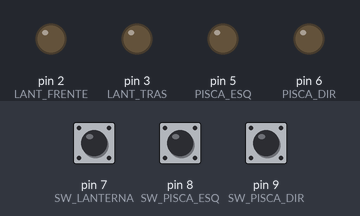
Recording of a sketch running on a simulated Arduino Uno, built with avr-gcc and run on an emulated ATmega328P. Parts: output pins drawn as LEDs (lit = HIGH). Dashed ring = blinking. Inputs (shaded band) come from the test bench; at power-on: pin 8 (SW_PISCA_ESQ) HIGH, pin 9 (SW_PISCA_DIR) HIGH, pin 7 (SW_LANTERNA) HIGH.

Above: at 1.2 s.
1.3 s: pin 8 (SW_PISCA_ESQ) pulled LOW for 3.2 s
At 1.9 s:
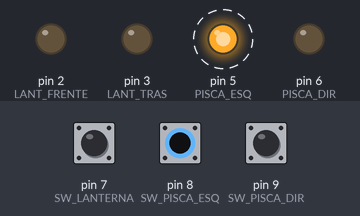
6.0 s: pin 9 (SW_PISCA_DIR) pulled LOW for 1 s
At 6.75 s:
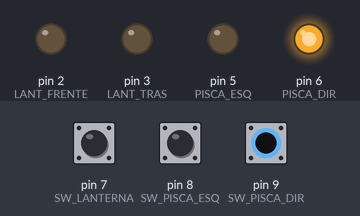
8.5 s: pin 7 (SW_LANTERNA) pulled LOW for 0.15 s
At 8.57 s:
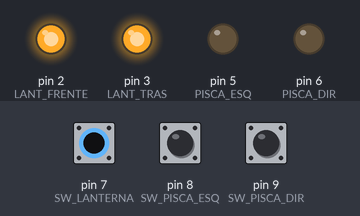
10.1 s: pin 7 (SW_LANTERNA) pulled LOW for 3.2 s
At 14.5 s:
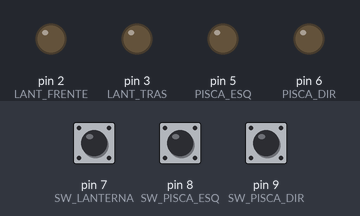
14.8 s: pin 9 (SW_PISCA_DIR) pulled LOW for 3.2 s
At 15.75 s:
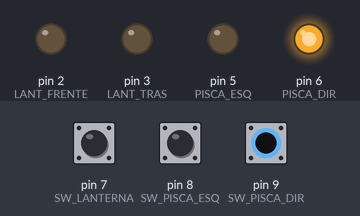
19.5 s: pin 7 (SW_LANTERNA) driven LOW and pin 8 (SW_PISCA_ESQ) driven LOW
At 19.9 s:
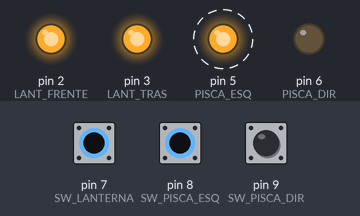
Timing chart, 0 to 23.5 s (numbered marks = the images above; inputs shaded):
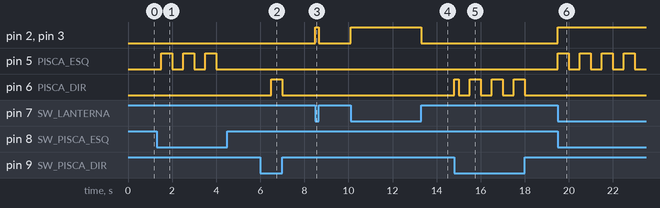

The sketch:

fusca.ino
```cpp
// ================= PINOS =================
#define LANT_FRENTE   2
#define LANT_TRAS     3
#define PISCA_ESQ     5
#define PISCA_DIR     6

#define SW_LANTERNA   7
#define SW_PISCA_ESQ  8
#define SW_PISCA_DIR  9

// ============== CONFIG ===================
unsigned long tempoPisca = 500; // ms
unsigned long ultimoPisca = 0;
bool estadoPisca = false;

void setup() {
  // Saídas
  pinMode(LANT_FRENTE, OUTPUT);
  pinMode(LANT_TRAS, OUTPUT);
  pinMode(PISCA_ESQ, OUTPUT);
  pinMode(PISCA_DIR, OUTPUT);

  // Entradas (interruptores)
  pinMode(SW_LANTERNA, INPUT_PULLUP);
  pinMode(SW_PISCA_ESQ, INPUT_PULLUP);
  pinMode(SW_PISCA_DIR, INPUT_PULLUP);
}

void loop() {
  // ===== LANTERNAS =====
  bool lanternaLigada = (digitalRead(SW_LANTERNA) == LOW);

  digitalWrite(LANT_FRENTE, lanternaLigada);
  digitalWrite(LANT_TRAS,   lanternaLigada);

  // ===== CONTROLE DO TEMPO DO PISCA =====
  if (millis() - ultimoPisca >= tempoPisca) {
    ultimoPisca = millis();
    estadoPisca = !estadoPisca;
  }

  // ===== PISCA ESQUERDO =====
  if (digitalRead(SW_PISCA_ESQ) == LOW) {
    digitalWrite(PISCA_ESQ, estadoPisca);
  } else {
    digitalWrite(PISCA_ESQ, LOW);
  }

  // ===== PISCA DIREITO =====
  if (digitalRead(SW_PISCA_DIR) == LOW) {
    digitalWrite(PISCA_DIR, estadoPisca);
  } else {
    digitalWrite(PISCA_DIR, LOW);
  }
}
```

Measured:
- after the input at 1.3 s, pin 5 (PISCA_ESQ): alternates HIGH for 0.50 s and LOW for 0.50 s, 6 changes in all, then stays LOW, starting after 0.20 s
- after the input at 6.0 s, pin 6 (PISCA_DIR): LOW → HIGH after 0.50 s, → LOW 0.50 s later
- after the input at 8.5 s, pin 2 (LANT_FRENTE), pin 3 (LANT_TRAS): LOW → HIGH at once, → LOW 0.15 s later
- after the input at 10.1 s, pin 2 (LANT_FRENTE), pin 3 (LANT_TRAS): LOW → HIGH at once, → LOW 3.2 s later
- after the input at 14.8 s, pin 6 (PISCA_DIR): LOW → HIGH at once, then repeats every 1.0 s: LOW 0.50 s, HIGH 0.50 s, until it stays LOW from 18.0 s
- after the input at 19.5 s, pin 2 (LANT_FRENTE), pin 3 (LANT_TRAS): LOW → HIGH at once; pin 5 (PISCA_ESQ): alternates HIGH for 0.50 s and LOW for 0.50 s, starting at once
